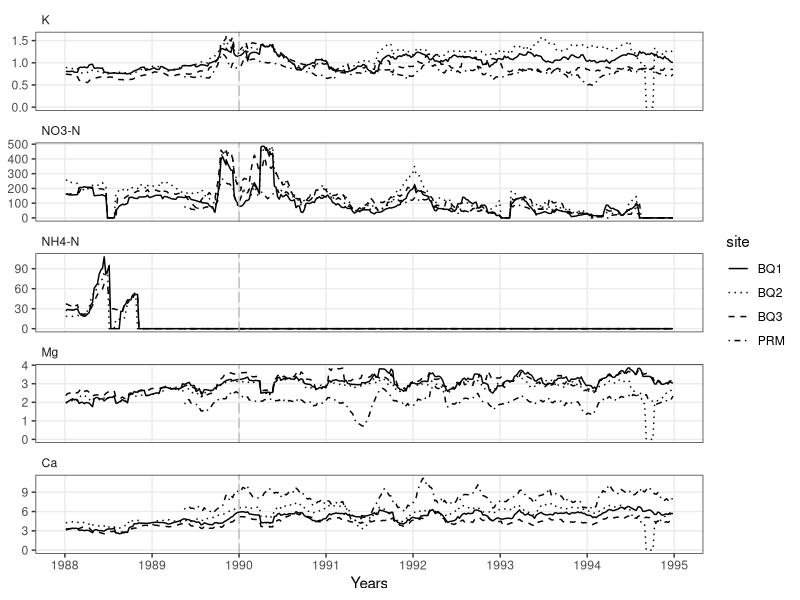

Reproduce this figure in R.
# Setup
library(tidyverse)
library(here)
library(lubridate)

rm(list = ls())

print("Hi World")

# Time-series plots of rain inputs and streamwater concentrations are presented as 9-wk moving averages. This approach minimized rapid fluctuations
# caused by concentration-discharge interactions, made longer-term patterns
# more apparent, and permitted data from several streams and ions to be presented together. Stream concentration data are presented in two groups, the
# El Verde streams (QS, QT, QPA, QPB), and the Bisley streams (PRM, BQ1,
# BQ2, BQ3). Moving averages were not plotted where there were gaps in sampling or in particular chemical analyses.

# Load data
BQ1_df <- read_csv(here("knb-lter-luq.20.4923064","QuebradaCuenca1-Bisley.csv")) %>% 
  mutate(site = "BQ1")
BQ2_df <- read_csv(here("knb-lter-luq.20.4923064","QuebradaCuenca2-Bisley.csv")) %>% 
  mutate(site = "BQ2")
BQ3_df <- read_csv(here("knb-lter-luq.20.4923064","QuebradaCuenca3-Bisley.csv")) %>% 
  mutate(site = "BQ3")
PRM_df <- read_csv(here("knb-lter-luq.20.4923064","RioMameyesPuenteRoto.csv")) %>% 
  mutate(site = "PRM")

compounds <- c("K","NO3-N","NH4-N","Mg","Ca")
sites <- c("BQ1", "BQ2", "BQ3", "PRM")


# assign value in seconds of 4 week half-interval
half_interval_sec <- 4 * 7 * 24 * 60 * 60

#Define function to calculate moving average
calc_moving_avg <- function(dates, values, half_interval = 4, min_gap_size = 3) {
  
  # date values in  numerical POSIXct
  date_sec <-  as.numeric(dates)
  
  # generate empty vector to store rolled means
  rolled_means <- numeric(length(values))
  
  # iterate along length of values
  for (i in seq_along(values)) {
    # identify interval values for each date
    interval_elements <- abs(date_sec - date_sec[i]) <= half_interval_sec
    
    # subset values and dates to those in the interval
    interval_vals <- values[interval_elements]
    dates <- date_sec[interval_elements]
    
    # remove NA values and dates
    non_na_elements <- !is.na(interval_vals)
    vals <- interval_vals[non_na_elements]
    dates <- dates[non_na_elements]
    
    if (length(vals) < min_gap_size) {
      next
    } else {
      rolled_means[i] <- mean(vals)
    }
  }
  return(rolled_means)
}


# Deal with duplicate date entries


all_sites_df <- bind_rows(BQ1_df, BQ2_df, BQ3_df, PRM_df) %>%
  mutate(date = as.POSIXct(ymd(Sample_Date), tz = "UTC")) %>%
  filter(year(date) >= 1988, year(date) <= 1994) %>%
  select(date, site, "K", "NO3-N", "NH4-N", "Mg", "Ca") %>%
  arrange(site, date)


long <- all_sites_df %>%
  pivot_longer(cols = c(K, "NO3-N", "NH4-N", Mg, Ca), names_to = "compound", values_to = "value") %>% 
  mutate(compound = factor(compound, levels = compounds),
         site = factor(site, levels = sites)) %>%  # make compound and site categorical
  group_by(site, compound) %>% 
  arrange(date, .by_group = TRUE) %>%
  mutate(rolling_means = calc_moving_avg(date, value, half_interval = 4, min_gap_size = 3)) %>% 
  ungroup()

# plot different compound moving averages over time by site



ggplot(long, aes(x = date, y = rolling_means, linetype = site, group = site)) +
  geom_line(na.rm = TRUE) +
  geom_vline(xintercept = as.POSIXct("1990-01-01", tz = "UTC"), linetype = "longdash", color = "grey") +
  facet_wrap(~ compound, ncol = 1, scales = "free_y") +
  scale_linetype_manual(
    values = c("solid", "dotted", "dashed", "dotdash")
  ) +
  scale_x_datetime(date_breaks = "1 year", date_labels = "%Y") +
  labs(x = "Years", y = NULL) +
  theme_bw() +
  theme(panel.grid.minor = element_blank(),
        strip.background = element_blank(),
        strip.text = element_text(hjust = 0))

# ggsave(here("figs","spooled-spaghetti-plot.png"), width = 6, height = 8)